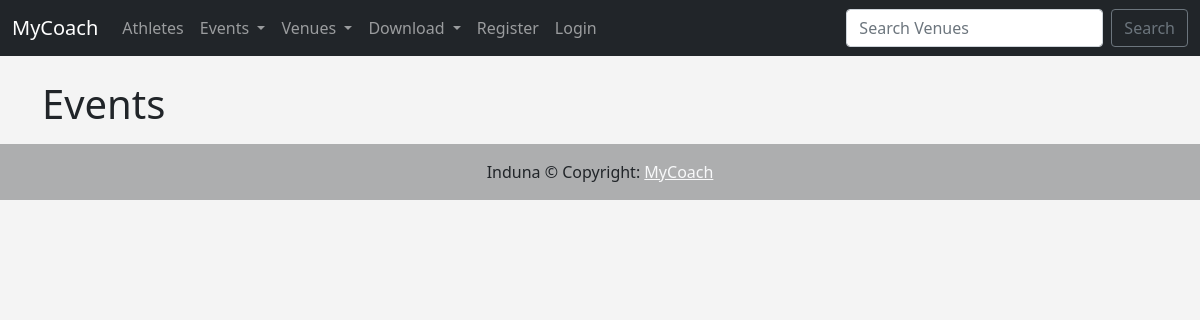
/events/, run on an earlier commit of the app's database.
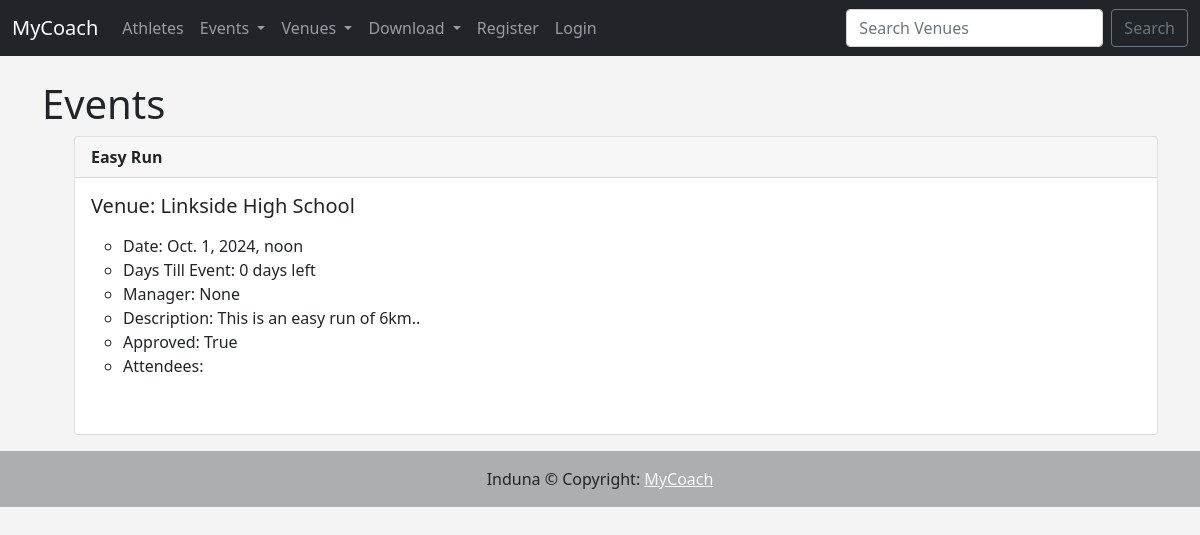
And on a later commit of the database.
### events/models.py (models this page shows)
class Event(models.Model):
    name = models.CharField('Event Name', max_length=100)
    event_date = models.DateTimeField('Event Date')
    venue = models.ForeignKey(Venue, blank=True, on_delete=models.CASCADE)
    manager = models.ForeignKey(User, blank=True, null=True,
    on_delete=models.SET_NULL)
    description = models.TextField(blank=True)
    attendees = models.ManyToManyField(MyClubUser, blank=True)
    approved = models.BooleanField('Approved', default=False)
    def __str__(self):
        return self.name
    @property
    def Days_till(self):
        today = date.today()
        day_of = self.event_date.date()
        days_till = day_of - today
        days_till_stripped = days_till.days
        if days_till_stripped < 0:
            fix_day = days_till_stripped * -1
            return (f'{fix_day} days past')
        return (f'{days_till_stripped} days left')

class Venue(models.Model):
    name = models.CharField('Venue Name', max_length=100)
    address = models.CharField(max_length=300)
    city = models.CharField(max_length=100)
    phone = models.CharField('Phone Number', max_length=10)
    zip_code = models.CharField('Zip Code', max_length=10, blank=True)
    web = models.URLField('Website address', blank=True)
    email = models.EmailField('Email', blank=True)
    owner = models.IntegerField('Venue Owner', blank=False, default=1)
    venue_image = models.ImageField(null=True, blank=True, upload_to='images/')
    def __str__(self):
        return self.name

### events/views.py (the view)
# urls.py: path('events/', views.all_events, name="list-events"),
def all_events(request) -> render:
    event_list = Event.objects.all().order_by('event_date')
    return render(request, 'events/event_list.html',
    {'event_list': event_list})

### events/templates/events/event_list.html (shortened to what this page needs)
{% extends 'administration/base.html' %}
{% block content %}
    <h1>Events</h1>
    <ul>
{% for event in event_list %}
<div class="card">
    <div class="card-header">
        <strong>{{ event }}</strong>
    </div>
    <div class="card-body">
      <h5 class="card-title">Venue: {{ event.venue }}</h5>
      <p class="card-text">
        <ul>
            <li>Date: {{ event.event_date }}</li>
            <li>Days Till Event: {{ event.Days_till }}</li>
            <li>Manager: {{ event.manager }}</li>
            <li>Description: {{ event.description }}</li>
            <li>Approved: {{ event.approved }}</li>
            <li>Attendees:<br/>
            </li>
            </ul>
            <br/>
      </p>
    </div>
  </div>
  {% endfor %}
  </ul>
{% endblock %}

### events/templates/administration/base.html (shortened to what this page needs)
<!doctype html>
<html lang="en">
  <head>
    <link href="https://cdn.jsdelivr.net/npm/bootstrap@5.0.2/dist/css/bootstrap.min.css" rel="stylesheet">
  </head>
  <body>
    {% include 'administration/navbar.html' %}
    <br/>
    <div class="container">
    {% block content %}{% endblock %}
    </div>
    <footer class="bg-light text-center text-lg-start">
      <div class="text-center p-3" style="background-color: rgba(0, 0, 0, 0.3);">
        Induna © {{ current }} Copyright:
        <a class="text-light" href="{% url 'home' %}">MyCoach</a>
      </div>
  </footer>
  </body>
</html>

### events/templates/administration/navbar.html (shortened to what this page needs)
<nav class="navbar navbar-expand-lg navbar-dark bg-dark">
    <div class="container-fluid">
      <a class="navbar-brand" href="{% url 'home' %}">MyCoach</a>
      <div class="collapse navbar-collapse" id="navbarSupportedContent">
        <ul class="navbar-nav me-auto mb-2 mb-lg-0">
          <li class="nav-item">
            <a class="nav-link" href="{% url 'athletes' %}">Athletes</a>
          </li>
          <li class="nav-item dropdown">
            <a class="nav-link dropdown-toggle" href="#" id="navbarDarkDropdownMenuLink" role="button" data-bs-toggle="dropdown" aria-expanded="false">
              Events
            </a>
          </li>
          <li class="nav-item dropdown">
            <a class="nav-link dropdown-toggle" href="#" id="navbarDarkDropdownMenuLink" role="button" data-bs-toggle="dropdown" aria-expanded="false">
              Venues
            </a>
          </li>
          <li class="nav-item dropdown">
            <a class="nav-link dropdown-toggle" href="#" id="navbarDarkDropdownMenuLink" role="button" data-bs-toggle="dropdown" aria-expanded="false">
              Download
            </a>
          </li>
        {% if user.is_authenticated %}
          {% if user.is_superuser %}
                <li class="nav-item"><a class="nav-link" href="{% url 'admin-approval' %}">Admin Approval</a></li>
          {% endif %}
          <li class="nav-item">
            <a class="nav-link" href="{% url 'logout' %}">Logout</a>
          </li>
        {% else %}
          <li class="nav-item">
            <a class="nav-link" href="{% url 'register_user' %}">Register</a>
          </li>
          <li class="nav-item">
            <a class="nav-link" href="{% url 'login' %}">Login</a>
          </li>
        {% endif %}
        </ul>
        <form class="d-flex" method=POST action="{% url 'search-venues' %}">
          <input class="form-control me-2" type="search"
            placeholder="Search Venues" aria-label="Search" name="searched">
          <button class="btn btn-outline-secondary" type="submit">Search</button>
        </form>
      </div>
    </div>
  </nav>

### events/templates/administration/base.html (style rules this page uses)
body { background-color: #f4f4f4; }

What changed in the data, as far as the page shows it:
added Event: name "Easy Run", venue "Linkside High School", event_date "Oct. 1, 2024, noon", Days_till "0 days left", manager "None", description "This is an easy run of 6km..", approved "True"
